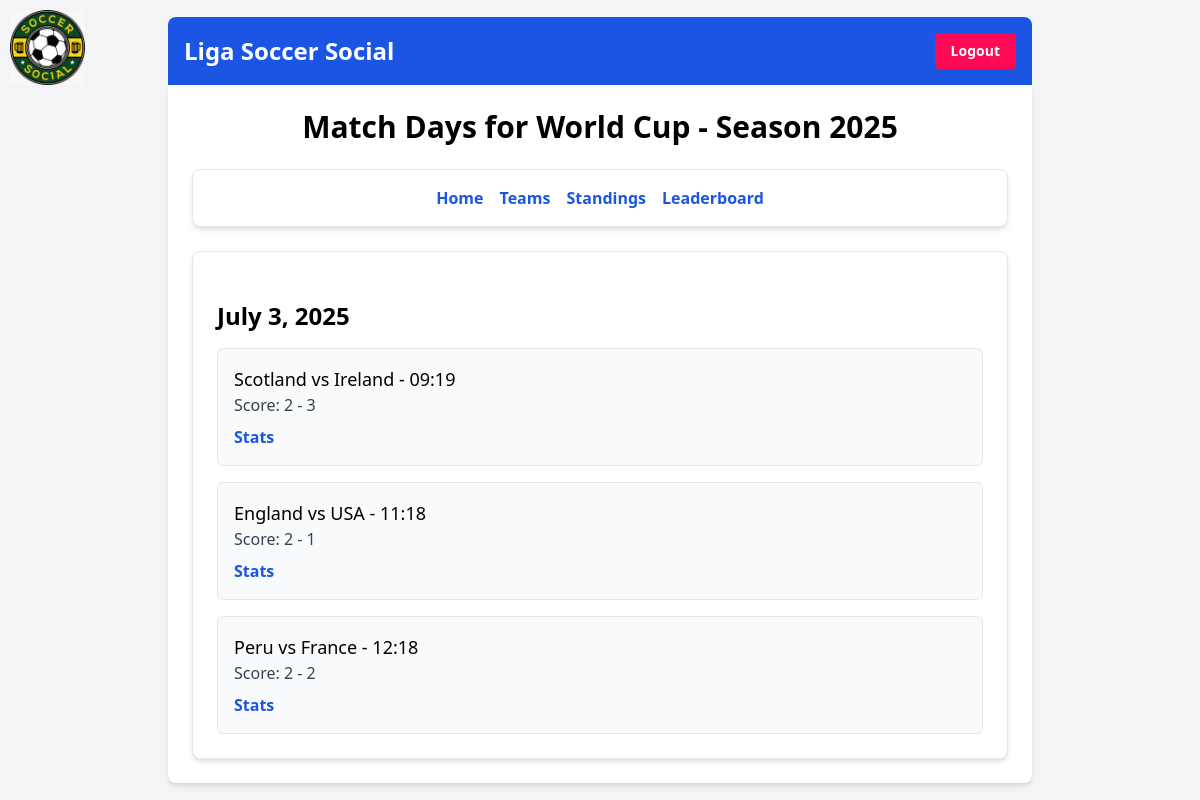
The page /futbol/tournament/4/4/matchdays/ (signed in) on the database its author committed.
### futbolapp/models.py (models this page shows, shortened)
class Tournament(models.Model):
    name = models.CharField(max_length=100)
    created_at = models.DateTimeField(auto_now_add=True)
    updated_at = models.DateTimeField(auto_now=True)

class Season(models.Model):
    league = models.ForeignKey(League, on_delete=models.CASCADE, null=True, blank=True)
    tournament = models.ForeignKey('Tournament', on_delete=models.CASCADE, null=True, blank=True) # New field
    year = models.IntegerField()
    is_current = models.BooleanField(default=False)

class TournamentMatch(models.Model):
    group = models.ForeignKey(Group, on_delete=models.CASCADE)
    home_team = models.ForeignKey(Team, related_name='tournament_home_matches', on_delete=models.CASCADE)
    away_team = models.ForeignKey(Team, related_name='tournament_away_matches', on_delete=models.CASCADE)
    home_score = models.PositiveIntegerField(null=True, blank=True)
    away_score = models.PositiveIntegerField(null=True, blank=True)
    date = models.DateTimeField()
    title = models.CharField(max_length=100, blank=True, null=True) # New field for title
    class Meta:
        unique_together = ('group', 'home_team', 'away_team')
        ordering = ['date']
        verbose_name_plural = "Tournament Matches"

class Team(models.Model):
    name = models.CharField(max_length=100)
    league = models.ForeignKey(League, on_delete=models.CASCADE, null=True, blank=True)
    tournament = models.ForeignKey('Tournament', on_delete=models.CASCADE, null=True, blank=True) # New field

### futbolapp/views.py (the view)
# urls.py: path('tournament/<int:tournament_id>/<int:season_id>/matchdays/', views.tournament_matchdays, name='tournament_matchdays'),
@login_required
def tournament_matchdays(request, tournament_id, season_id):
    tournament = get_object_or_404(Tournament, pk=tournament_id)
    season = get_object_or_404(Season, pk=season_id)
    matches_by_date = {}
    tournament_matches = TournamentMatch.objects.filter(group__tournament=tournament).order_by('date')
    for match in tournament_matches:
        match_date = match.date.date() # Get just the date part
        if match_date not in matches_by_date:
            matches_by_date[match_date] = []
        matches_by_date[match_date].append(match)
    sorted_match_dates = sorted(matches_by_date.items())
    return render(request, 'futbolapp/tournament_matchdays.html', {'tournament': tournament, 'season': season, 'matches_by_date': sorted_match_dates, 'active_tab': 'matchdays'})

### futbolapp/templates/futbolapp/tournament_matchdays.html (shortened to what this page needs)
{% extends 'base.html' %}
{% block content %}
    <h1 class="text-3xl font-bold mb-6 text-center">Match Days for {{ tournament.name }} - Season {{ season.year }}</h1>
    <nav class="mb-6 p-4 bg-white rounded-lg shadow-md border border-gray-200">
        <ul class="flex flex-wrap justify-center space-x-4">
            {% if active_tab != 'home' %}
                <li><a href="{% url 'tournament_home' tournament.id season.id %}" class="text-primary-blue hover:text-primary-red font-semibold">Home</a></li>
            {% endif %}
            {% if active_tab != 'teams' %}
                <li><a href="{% url 'tournament_teams' tournament.id season.id %}" class="text-primary-blue hover:text-primary-red font-semibold">Teams</a></li>
            {% endif %}
            {% if active_tab != 'standings' %}
                <li><a href="{% url 'tournament_standings' tournament.id season.id %}" class="text-primary-blue hover:text-primary-red font-semibold">Standings</a></li>
            {% endif %}
            {% if active_tab != 'leaderboard' %}
                <li><a href="{% url 'tournament_leaderboard' tournament.id season.id %}" class="text-primary-blue hover:text-primary-red font-semibold">Leaderboard</a></li>
            {% endif %}
        </ul>
    </nav>
    <div class="bg-white p-6 rounded-lg shadow-md border border-gray-200">
        {% if matches_by_date %}
            {% for date, matches in matches_by_date %}
                <h2 class="text-2xl font-semibold mb-4 mt-6">{{ date|date:"F j, Y" }}</h2>
                <ul class="space-y-4">
                    {% for match in matches %}
                        <li class="p-4 bg-gray-50 rounded-md border border-gray-200">
                            <p class="text-lg font-medium">{{ match.home_team.name }} vs {{ match.away_team.name }} - {{ match.date|date:"H:i" }}</p>
                            <p class="text-gray-700">Score: {{ match.home_score|default_if_none:"-" }} - {{ match.away_score|default_if_none:"-" }}</p>
                            <div class="mt-2 flex space-x-4">
                                {% if match.home_score is not None and match.away_score is not None %}
                                    <a href="{% url 'tournament_match_statistics' tournament.id season.id match.id %}" class="text-primary-blue hover:text-primary-red font-semibold">Stats</a>
                                {% endif %}
                            </div>
                        </li>
                    {% endfor %}
                </ul>
            {% endfor %}
        {% else %}
            <p class="text-gray-700">No matches found for this tournament.</p>
        {% endif %}
    </div>
{% endblock %}

### rows shown on the page
Tournament: name "World Cup"
Season: year "2025"
TournamentMatch: date "July 3, 2025", home_team.name "Scotland", away_team.name "Ireland", date "09:19", home_score "2", away_score "3", shows "Stats"
TournamentMatch: home_team.name "England", away_team.name "USA", date "11:18", home_score "2", away_score "1", shows "Stats"
TournamentMatch: home_team.name "Peru", away_team.name "France", date "12:18", home_score "2", away_score "2", shows "Stats"
